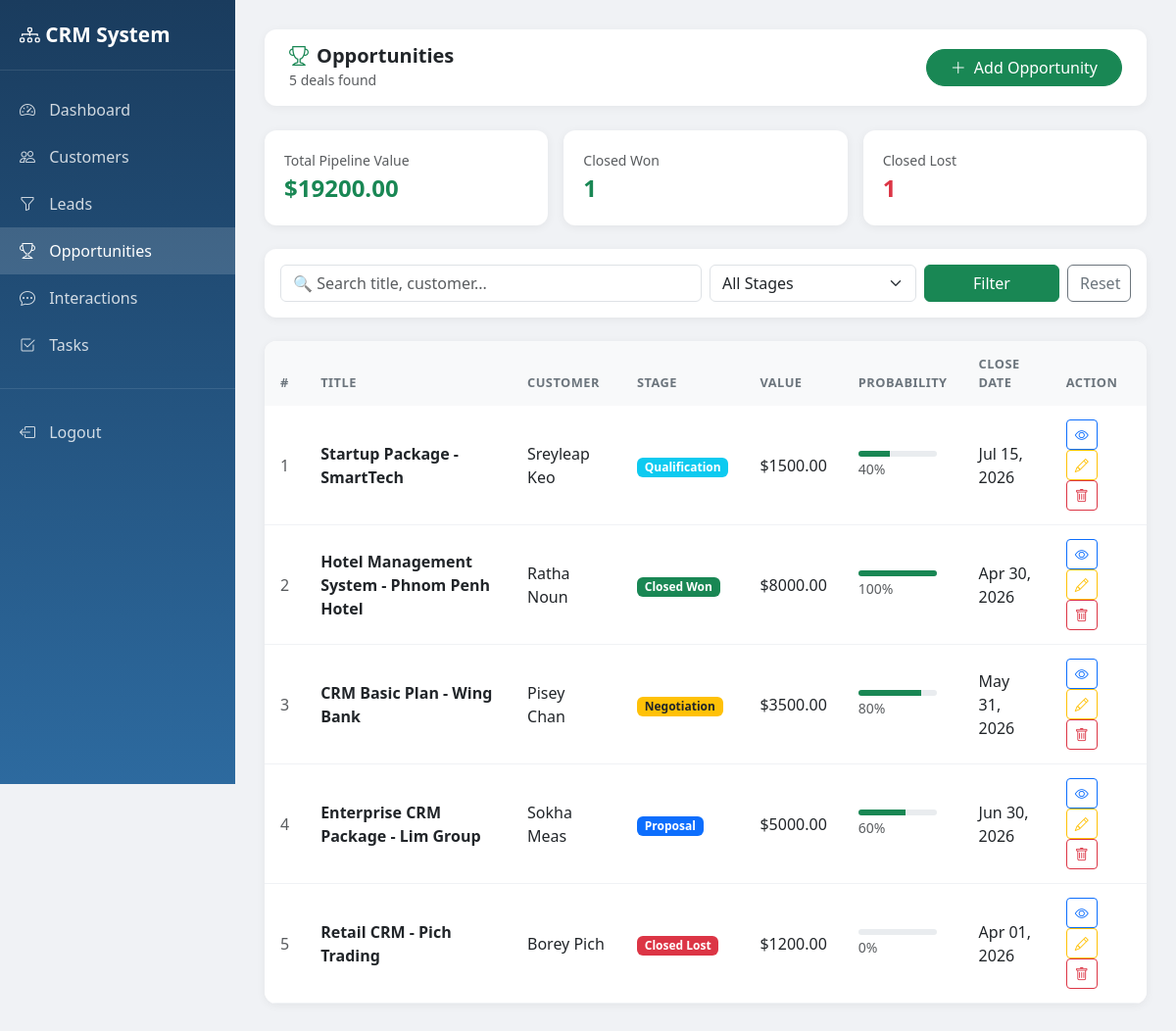
/opportunities/ (signed in), run on the app's committed database.
### opportunities/models.py (models this page shows, shortened)
class Opportunity(models.Model):
    STAGE_CHOICES = [
        ('prospecting', 'Prospecting'),
        ('qualification', 'Qualification'),
        ('proposal', 'Proposal'),
        ('negotiation', 'Negotiation'),
        ('closed_won', 'Closed Won'),
        ('closed_lost', 'Closed Lost'),
    ]
    title = models.CharField(max_length=255)
    customer = models.ForeignKey(Customer, on_delete=models.SET_NULL, null=True, blank=True)
    lead = models.ForeignKey(Lead, on_delete=models.SET_NULL, null=True, blank=True)
    stage = models.CharField(max_length=30, choices=STAGE_CHOICES, default='prospecting')
    value = models.DecimalField(max_digits=12, decimal_places=2, null=True, blank=True)
    probability = models.IntegerField(default=0, help_text='0-100%')
    expected_close_date = models.DateField(null=True, blank=True)
    actual_close_date = models.DateField(null=True, blank=True)
    loss_reason = models.CharField(max_length=255, blank=True)
    assigned_to = models.ForeignKey(User, on_delete=models.SET_NULL, null=True, blank=True)
    notes = models.TextField(blank=True)
    created_at = models.DateTimeField(auto_now_add=True)
    updated_at = models.DateTimeField(auto_now=True)

### customers/models.py (models this page shows)
class Customer(models.Model):
    SEGMENT_CHOICES = [
        ('enterprise', 'Enterprise'),
        ('smb', 'SMB'),
        ('startup', 'Startup'),
        ('individual', 'Individual'),
    ]
    STATUS_CHOICES = [
        ('active', 'Active'),
        ('inactive', 'Inactive'),
        ('blocked', 'Blocked'),
    ]
    full_name = models.CharField(max_length=200)
    email = models.EmailField(unique=True, blank=True, null=True)
    phone = models.CharField(max_length=20, blank=True)
    company = models.CharField(max_length=200, blank=True)
    job_title = models.CharField(max_length=100, blank=True)
    segment = models.CharField(max_length=20, choices=SEGMENT_CHOICES, blank=True)
    industry = models.CharField(max_length=100, blank=True)
    city = models.CharField(max_length=100, blank=True)
    country = models.CharField(max_length=100, blank=True)
    status = models.CharField(max_length=20, choices=STATUS_CHOICES, default='active')
    tags = models.ManyToManyField(CustomerTag, blank=True)
    assigned_to = models.ForeignKey(User, on_delete=models.SET_NULL, null=True, blank=True, related_name='assigned_customers')
    created_by = models.ForeignKey(User, on_delete=models.SET_NULL, null=True, related_name='created_customers')
    created_at = models.DateTimeField(auto_now_add=True)
    updated_at = models.DateTimeField(auto_now=True)
    def __str__(self):
        return self.full_name

### opportunities/views.py (the view)
# urls.py: path('', views.opportunity_list, name='opportunity_list'),
@login_required
@sales_required
def opportunity_list(request):
    query = request.GET.get('q', '')
    stage = request.GET.get('stage', '')
    opportunities = Opportunity.objects.all().order_by('-created_at')
    if query:
        opportunities = opportunities.filter(
            Q(title__icontains=query) |
            Q(customer__full_name__icontains=query)
        )
    if stage:
        opportunities = opportunities.filter(stage=stage)
    total_value = opportunities.aggregate(Sum('value'))['value__sum'] or 0
    context = {
        'opportunities': opportunities,
        'query': query,
        'stage': stage,
        'total': opportunities.count(),
        'total_value': total_value,
        'won': opportunities.filter(stage='closed_won').count(),
        'lost': opportunities.filter(stage='closed_lost').count(),
    }
    return render(request, 'opportunities/opportunity_list.html', context)

### accounts/permissions.py (called while the page is built)
def has_role(user, *roles):
    if not user.is_authenticated:
        return False
    if user.is_superuser or getattr(user, 'role', None) == ADMIN:
        return True
    return getattr(user, 'role', None) in roles

def role_required(*roles):
    def decorator(view_func):
        @wraps(view_func)
        def wrapper(request, *args, **kwargs):
            if has_role(request.user, *roles):
                return view_func(request, *args, **kwargs)
            messages.error(request, 'You do not have permission to access that CRM module.')
            return redirect('dashboard')
        return wrapper
    return decorator

### templates/opportunities/opportunity_list.html (shortened to what this page needs)
{% extends 'base.html' %}
{% block nav_opportunities %}class="active"{% endblock %}
{% block content %}
<div class="topbar">
    <div>
        <h5 class="mb-0 fw-bold"><i class="bi bi-trophy text-success me-2"></i>Opportunities</h5>
        <small class="text-muted">{{ total }} deal{{ total|pluralize }} found</small>
    </div>
    <a href="/opportunities/add/" class="btn btn-success rounded-pill px-4">
        <i class="bi bi-plus-lg me-1"></i> Add Opportunity
    </a>
</div>
<div class="row g-3 mb-4">
    <div class="col-md-4">
        <div class="stat-card">
            <div class="text-muted small">Total Pipeline Value</div>
            <div class="fs-4 fw-bold text-success">${{ total_value|floatformat:2 }}</div>
        </div>
    </div>
    <div class="col-md-4">
        <div class="stat-card">
            <div class="text-muted small">Closed Won</div>
            <div class="fs-4 fw-bold text-success">{{ won }}</div>
        </div>
    </div>
    <div class="col-md-4">
        <div class="stat-card">
            <div class="text-muted small">Closed Lost</div>
            <div class="fs-4 fw-bold text-danger">{{ lost }}</div>
        </div>
    </div>
</div>
<div class="table-card mb-4 p-3">
    <form method="get" class="row g-2 align-items-end">
        <div class="col-md-6">
            <input type="text" name="q" value="{{ query }}" class="form-control" placeholder="🔍 Search title, customer...">
        </div>
        <div class="col-md-3">
            <select name="stage" class="form-select">
                <option value="">All Stages</option>
            </select>
        </div>
        <div class="col-md-2">
            <button type="submit" class="btn btn-success w-100">Filter</button>
        </div>
        <div class="col-md-1">
            <a href="/opportunities/" class="btn btn-outline-secondary w-100">Reset</a>
        </div>
    </form>
</div>
<div class="table-card">
    <table class="table mb-0">
        <thead>
            <tr>
                <th>#</th><th>Title</th><th>Customer</th><th>Stage</th>
                <th>Value</th><th>Probability</th><th>Close Date</th><th>Action</th>
            </tr>
        </thead>
        <tbody>
            {% for opp in opportunities %}
            <tr>
                <td class="text-muted">{{ forloop.counter }}</td>
                <td class="fw-semibold">{{ opp.title }}</td>
                <td>{{ opp.customer|default:"-" }}</td>
                <td>
                    <span class="badge
                        {% if opp.stage == 'prospecting' %}bg-secondary
                        {% elif opp.stage == 'qualification' %}bg-info
                        {% elif opp.stage == 'proposal' %}bg-primary
                        {% elif opp.stage == 'negotiation' %}bg-warning text-dark
                        {% elif opp.stage == 'closed_won' %}bg-success
                        {% else %}bg-danger{% endif %}">
                        {{ opp.get_stage_display }}
                    </span>
                </td>
                <td>{% if opp.value %}${{ opp.value|floatformat:2 }}{% else %}-{% endif %}</td>
                <td>
                    <div class="progress" style="height: 6px; width: 80px;">
                        <div class="progress-bar bg-success" style="width: {{ opp.probability }}%"></div>
                    </div>
                    <small class="text-muted">{{ opp.probability }}%</small>
                </td>
                <td>{{ opp.expected_close_date|date:"M d, Y"|default:"-" }}</td>
                <td>
                    <a href="/opportunities/{{ opp.pk }}/" class="btn btn-sm btn-outline-primary"><i class="bi bi-eye"></i></a>
                    <a href="/opportunities/{{ opp.pk }}/edit/" class="btn btn-sm btn-outline-warning"><i class="bi bi-pencil"></i></a>
                    <a href="/opportunities/{{ opp.pk }}/delete/" class="btn btn-sm btn-outline-danger"><i class="bi bi-trash"></i></a>
                </td>
            </tr>
            {% endfor %}
        </tbody>
    </table>
</div>
{% endblock %}

### data on the page
Opportunity: title "Startup Package - SmartTech", customer "Sreyleap Keo", stage "Qualification", value "1500.00", probability "40", expected_close_date "Jul 15, 2026"
Opportunity: title "Hotel Management System - Phnom Penh Hotel", customer "Ratha Noun", stage "Closed Won", value "8000.00", probability "100", expected_close_date "Apr 30, 2026"
Opportunity: title "CRM Basic Plan - Wing Bank", customer "Pisey Chan", stage "Negotiation", value "3500.00", probability "80", expected_close_date "May 31, 2026"
Opportunity: title "Enterprise CRM Package - Lim Group", customer "Sokha Meas", stage "Proposal", value "5000.00", probability "60", expected_close_date "Jun 30, 2026"
Opportunity: title "Retail CRM - Pich Trading", customer "Borey Pich", stage "Closed Lost", value "1200.00", probability "0", expected_close_date "Apr 01, 2026"

### other printed values
{{ total }} "5"
{{ total_value|floatformat:2 }} "19200.00"
{{ won }} "1"
{{ lost }} "1"
